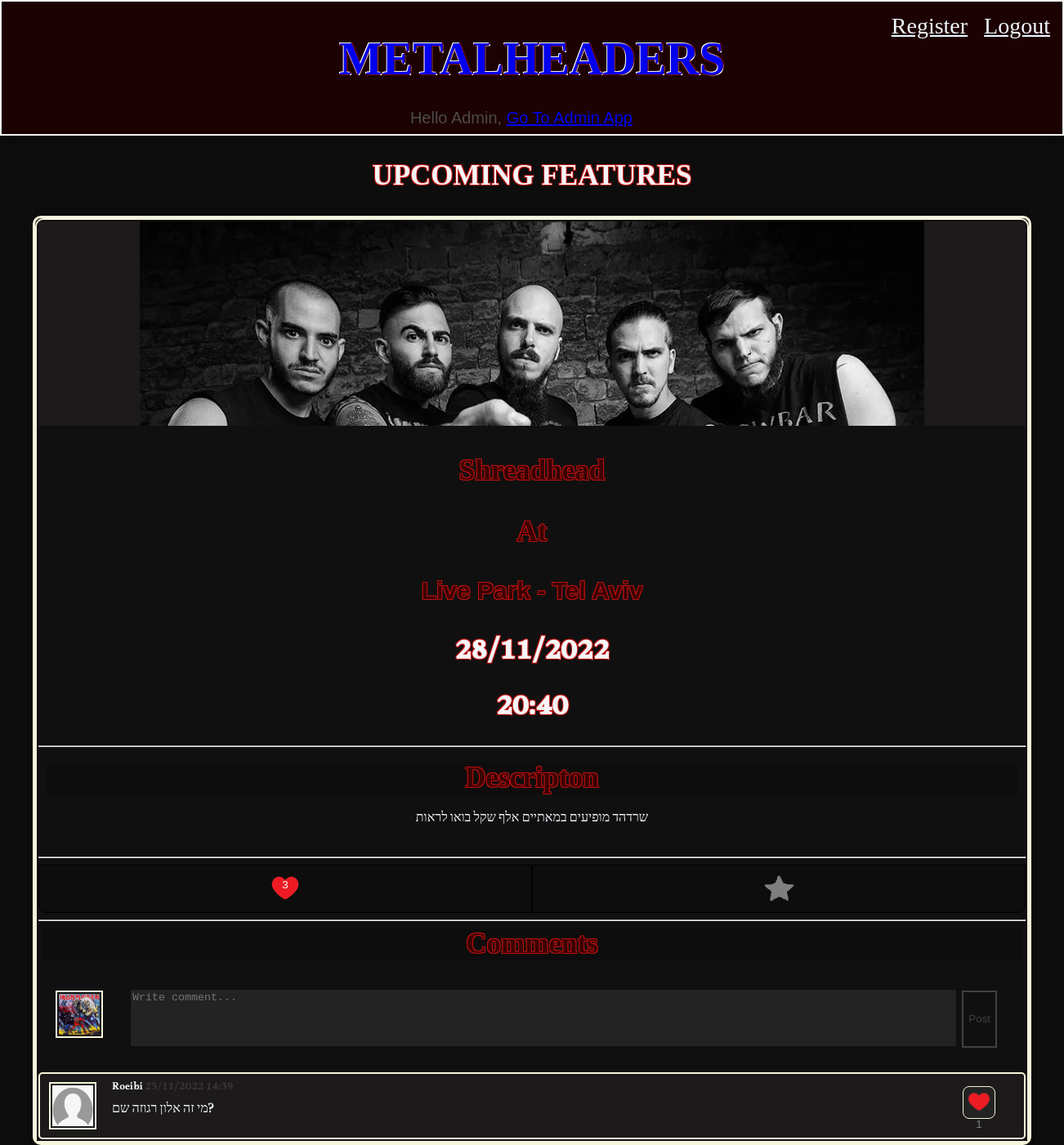
/website/show/5 (signed in), run on the app's committed database.
### app.py (models this page shows, shortened)
class Shows(db.Model):
    id = db.Column(db.Integer, primary_key = True)
    band = db.Column(db.String(20), nullable = False)
    venue = db.Column(db.String(30), nullable = False)
    date = db.Column(db.DateTime)
    time = db.Column(db.DateTime)
    price = db.Column(db.Integer)
    likes = db.Column(db.Integer, default = 0)
    img = db.Column(db.String(30))
    description = db.Column(db.String(300))

class Users(db.Model, UserMixin):
    id = db.Column(db.Integer, primary_key = True)
    username = db.Column(db.String(15), unique = True, nullable = False)
    password = db.Column(db.String(15), nullable = False)
    email = db.Column(db.String(20), nullable = False, unique = True)
    profile_pic = db.Column(db.String(300))

class Comments(db.Model):
    id = db.Column(db.Integer, primary_key = True)
    user_id = db.Column(db.Integer, nullable = False)
    username = db.Column(db.String(15), nullable = False)
    profile_picture = db.Column(db.String)
    show_id = db.Column(db.Integer, nullable = False)
    content = db.Column(db.String(300), nullable = False)
    likes = db.Column(db.Integer, default = 0, nullable = False)
    date = db.Column(db.DateTime, default = datetime.now)

### app.py (the view, shortened to what this page needs)
@app.route('/website/show/<int:show_id>', methods = ['POST', 'GET'])
@login_required
def show(show_id):
    show = Shows.query.get(show_id)
    user_id = current_user.id
    likes = [like.show_id for like in Likes.query.filter_by(user_id = user_id)]
    stars = [star.show_id for star in Stars.query.filter_by(user_id = user_id)]
    comments = [comment for comment in Comments.query.filter_by(show_id = show.id)]
    comment_likes = [comment.comment_id for comment in CommentsLikes.query.filter_by(user_id = user_id)]
    comments.sort(key = lambda comment: comment.date, reverse = True)
    for comment in comments:
        comment.date = comment.date.strftime("%d/%m/%Y %H:%M")
    return render_template('/website/show.html', show = show, current_user = current_user, likes = likes, stars = stars, comments = comments, comment_likes = comment_likes)

### app.py (called while the page is built)
@login_manager.user_loader
def load_user(user_id):
    return Users.query.get(user_id)

### templates/website/show.html (shortened to what this page needs)
{% extends '/website/base2.html' %}
{% block body %}
    <h2 class="page-title">UPCOMING FEATURES</h2>
    <div class="content">
        <div class="show-content">
                <div class="band-image">
                    <img src="../../static/images/{{show.img}}" alt="">
                </div>
            <h3>{{show.band}}</h3>
            <h3>At</h3>
            <h3 style="font-family: sans-serif; font-size:30px;">{{show.venue}}</h3>
            <h4>{{show.date.strftime('%d/%m/%Y')}}</h4>
            <h4>{{show.time.strftime('%H:%M')}}</h4>
            <hr>
            <div class="descripton">
                <h3 class="desc">Descripton</h3>
                    <p>{{show.description}}</p>
            </div>
            <hr>
            <div class="buttons" style="top: 0px;">
                {% if show.id in likes %}
                <button class="like" style="border-bottom-left-radius: 9px;" onclick="unlike({{show.id}}, {{current_user.id}})" id="l{{show.id}}">
                    <img src="../../static/icons/redheart.png" alt="" class="like">
                    <div style="color:white; position:relative; bottom:42px;">{{show.likes}}</div>
                </button>
                {% else %}
                <button class="like" style="border-bottom-left-radius: 9px;" onclick="like({{show.id}}, {{current_user.id}})" id="l{{show.id}}">
                    <img src="../../static/icons/heart.png" alt="" class="like">
                    <div style="color:white; position:relative; bottom:42px;">{{show.likes}}</div>
                </button>
                {% endif %}
                {% if show.id in stars %}
                <button class="star" style="border-bottom-right-radius: 9px;" id="s{{show.id}}" onclick="unstar({{show.id}}, {{current_user.id}})">
                    <img src="../../static/icons/yellowstar.png" alt="" class="star">
                </button>
                {% else %}
                <button class="star" style="border-bottom-right-radius: 9px;" id="s{{show.id}}" onclick="star({{show.id}}, {{current_user.id}})">
                    <img src="../../static/icons/star.png" alt="" class="star">
                </button>
                {% endif %}
            </div>
            <hr>
            <div class="comments">
                <h3 class="desc">Comments</h3>
                <div class="add-comment">
                    <img src="../../static/images/profile_pictures/{{current_user.profile_pic}}" alt="">
                    <div class="form">
                        <form method="POST" id="post-comment">
                            <textarea name="comment" id="write-comment" placeholder="Write comment..." onkeyup="enableSubmit()"></textarea>
                            <input type="submit" value="Post" class="submit" id="submit" disabled>
                        </form>
                    </div>
                </div>
                {% for comment in comments %}
                {% if comment.id in comment_likes %}
                <div class="comment">
                    <img src="../../static/images/profile_pictures/{{comment.profile_picture}}" alt="">
                    <div id="comment"><div id="username">{{comment.username}} <span style="color: rgb(59, 55, 55);">{{comment.date}}</span></div><p id="comment-content">{{comment.content}}</p></div>
                    <button id="l{{comment.id}}" class="like" style="border-radius: 8px; width:40px; height:40px;" onclick="unlikeComment({{current_user.id}}, {{comment.id}})"><img id="i{{comment.id}}" src="../../static/icons/redheart.png" alt="" class="heart" style="right:4px;"><span id="span{{comment.id}}">{{comment.likes}}</span></button>
                </div>
                {% endif %}
                {% endfor %}
            </div>
        </div>
</div>
{% endblock %}

### static/website.css (style rules this page uses)
body { margin : 0; background: rgb(13, 13, 13); font-family: 'Alka'; overflow-x: hidden; }
p { color: aliceblue; }
h2.page-title { text-shadow: -1px -1px 0 rgb(188, 17, 17), 1px -1px 0 rgb(188, 17, 17), -1px 1px 0 rgb(188, 17, 17), 1px 1px 0 rgb(188, 17, 17); color: whitesmoke; text-align: center; font-family: 'Kirnah'; font-size: 35px; }
div.buttons { display: grid; grid-template-columns: 1fr 1fr; position: relative; top: -20px; }
div.buttons button { color: whitesmoke; background-color: rgb(13, 13, 13); height: 59px; padding: 0px; margin: 0px; border: 1px solid black; }
img.like { width: 38px; height: 39px; padding: 8px; padding-inline :38%; }
img.star { width: 41px; height: 37px; padding: 8px; padding-inline: 38%; }
div.content { background: rgb(17, 16, 16); border-radius: 10px; margin-inline: 40px; box-shadow: rgba(0, 0, 0, 0.35) 0px 5px 15px; border: 3px solid beige; }
div.show-content { background: rgb(17, 16, 16); border-top-left-radius: 10px ; border-top-right-radius: 10px ; text-align: center; padding: 2px; border: 2px solid beige; }
div.show-content h3, h3 { text-shadow: -1px -1px 0 rgb(188 17 17), 1px -1px 0 rgb(188 17 17), -1px 1px 0 rgb(188 17 17), 1px 1px 0 rgb(188 17 17); color: rgb(60, 2, 2); text-align: center; font-family: 'Kirnah'; font-size: 35px; }
div.show-content h4 { text-shadow: -1px -1px 0 rgb(188 17 17), 1px -1px 0 rgb(188 17 17), -1px 1px 0 rgb(188 17 17), 1px 1px 0 rgb(188 17 17); color: whitesmoke; text-align: center; font-size: 35px; margin: 2px; }
div.band-image img { filter: grayscale(100%); max-width: 100%; object-fit: fill; }
div.band-image { overflow: hidden; height: 250px; background-color: rgb(28, 26, 26); }
h3.desc { background: rgb(13, 13, 13); margin: 5px; }
div.descripton { padding: 5px; }
div.comment { display: grid; grid-template-columns: 80px auto 80px; height: fit-content; position: relative; background-color: rgb(28, 26, 26); padding: 10px; padding-left: 0; border: 2px solid beige; border-radius: 5px; }
div#username { position: absolute; text-align: left; color: whitesmoke; top: 5px; font-size: smaller; }
div#comment { padding: 8px; height: fit-content; width: 100%; }
p#comment-content { height: fit-content; text-align: initial; line-height: 1.2; margin: 0px; margin-top: 18px; color: whitesmoke; overflow-wrap: break-word; }
div.comment img { width: 50px; height: 50px; position: relative; border: 2px solid beige; padding: 2px; margin-inline: auto; }
div.add-comment { padding-left: 10px; position: relative; display: grid; grid-template-columns: 80px 1fr; padding-top: 30px; }
div.add-comment img { width: 50px; height: 50px; position: relative; top: 2px; border: 2px solid beige; padding: 2px; margin-inline: auto; }
div.add-comment textarea { width: 80%; min-height: 65px; outline: none; resize: none; border: 1px solid rgb(13, 13, 13); position: relative; right: 8px; background-color: rgb(36, 35, 35); color: whitesmoke; }
input#submit { position: relative; bottom: 30px; right: 5px; height: 70px; border: 2px solid whitesmoke; background-color: rgb(16, 16, 17); color: whitesmoke; }
input#submit:disabled { border: 2px solid rgb(65, 65, 65); background-color: rgb(16, 16, 17); color: rgb(65, 65, 65); cursor: auto; }
div.add-comment form { width: 100%; }
@media screen and (min-width: 1300px) { div.add-comment textarea { width: 90%; } }
button.like { position: relative; height: 80px; margin: 5px; margin-left: 15px; background: rgb(36, 35, 35); border: 1px solid beige; }
button.like span { color: grey; }
button.like img.heart { height: 30px; width: 30px; border: none; position: relative; }

### data on the page
Shows: img (picture), band "Shreadhead", venue "Live Park - Tel Aviv", date "28/11/2022", time "20:40", description "שרדהד מופיעים במאתיים אלף שקל בואו לראות", likes "3"
Users: profile_pic (picture)
Comments: profile_picture (placeholder picture), username "Roeibi", date "23/11/2022 14:39", content "מי זה אלון רגוזה שם?", likes "1"
